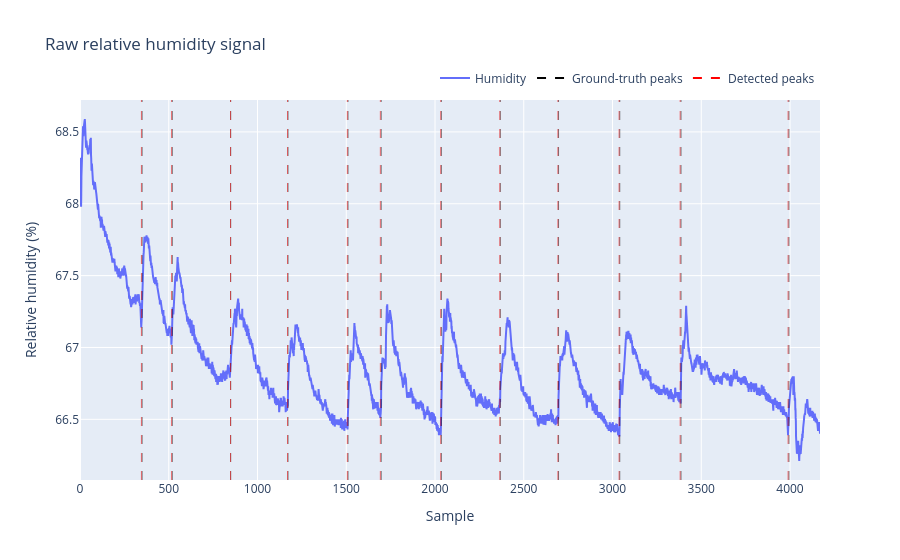

Here is the notebook cell this chart was saved with:
### Code cell
# Raw relative humidity signal + peak onsets
fig5 = go.Figure()
fig5.add_trace(go.Scatter(y=humidity, mode='lines', name='Humidity'))

# Traces for legend
fig5.add_trace(go.Scatter(x=[None], y=[None], mode='lines', line=dict(color='black', dash='dash'), name='Ground-truth peaks'))
fig5.add_trace(go.Scatter(x=[None], y=[None], mode='lines', line=dict(color='red', dash='dash'), name='Detected peaks'))

fig5.update_layout(title='Raw relative humidity signal', xaxis_title='Sample', yaxis_title='Relative humidity (%)',
				       legend=dict(orientation='h', yanchor='bottom', y=1.02, xanchor='right',x=1))

mean_original_offset = len(humidity) - len_diff_mean

for loc in diff_peak_locs:
	fig5.add_vline(x=loc+ mean_original_offset, line_width=.5, line_dash='dash', line_color='black')
for loc in peak_centers:
	fig5.add_vline(x=loc + mean_original_offset, line_width=.5, line_dash='dash', line_color='red')

fig5.show()

### Figure 1 — Plotly figure (JSON) as saved in the notebook; plotly's stock layout.template omitted (floating-point values rounded to 4 significant figures; data arrays with more than 128 entries replaced by an {"elided": "..."} marker saying what was removed)
{"data": [{"mode": "lines", "name": "Humidity", "type": "scatter", "y": {"elided": "4170 float values"}}, {"line": {"color": "black", "dash": "dash"}, "mode": "lines", "name": "Ground-truth peaks", "type": "scatter", "x": [null], "y": [null]}, {"line": {"color": "red", "dash": "dash"}, "mode": "lines", "name": "Detected peaks", "type": "scatter", "x": [null], "y": [null]}], "layout": {"legend": {"orientation": "h", "x": 1, "xanchor": "right", "y": 1.02, "yanchor": "bottom"}, "shapes": [{"line": {"color": "black", "dash": "dash", "width": 0.5}, "type": "line", "x0": 350, "x1": 350, "xref": "x", "y0": 0, "y1": 1, "yref": "y domain"}, {"line": {"color": "black", "dash": "dash", "width": 0.5}, "type": "line", "x0": 520, "x1": 520, "xref": "x", "y0": 0, "y1": 1, "yref": "y domain"}, {"line": {"color": "black", "dash": "dash", "width": 0.5}, "type": "line", "x0": 849, "x1": 849, "xref": "x", "y0": 0, "y1": 1, "yref": "y domain"}, {"line": {"color": "black", "dash": "dash", "width": 0.5}, "type": "line", "x0": 1172, "x1": 1172, "xref": "x", "y0": 0, "y1": 1, "yref": "y domain"}, {"line": {"color": "black", "dash": "dash", "width": 0.5}, "type": "line", "x0": 1510, "x1": 1510, "xref": "x", "y0": 0, "y1": 1, "yref": "y domain"}, {"line": {"color": "black", "dash": "dash", "width": 0.5}, "type": "line", "x0": 1697, "x1": 1697, "xref": "x", "y0": 0, "y1": 1, "yref": "y domain"}, {"line": {"color": "black", "dash": "dash", "width": 0.5}, "type": "line", "x0": 2036, "x1": 2036, "xref": "x", "y0": 0, "y1": 1, "yref": "y domain"}, {"line": {"color": "black", "dash": "dash", "width": 0.5}, "type": "line", "x0": 2368, "x1": 2368, "xref": "x", "y0": 0, "y1": 1, "yref": "y domain"}, {"line": {"color": "black", "dash": "dash", "width": 0.5}, "type": "line", "x0": 2696, "x1": 2696, "xref": "x", "y0": 0, "y1": 1, "yref": "y domain"}, {"line": {"color": "black", "dash": "dash", "width": 0.5}, "type": "line", "x0": 3041, "x1": 3041, "xref": "x", "y0": 0, "y1": 1, "yref": "y domain"}, {"line": {"color": "black", "dash": "dash", "width": 0.5}, "type": "line", "x0": 3386, "x1": 3386, "xref": "x", "y0": 0, "y1": 1, "yref": "y domain"}, {"line": {"color": "black", "dash": "dash", "width": 0.5}, "type": "line", "x0": 3994, "x1": 3994, "xref": "x", "y0": 0, "y1": 1, "yref": "y domain"}, {"line": {"color": "red", "dash": "dash", "width": 0.5}, "type": "line", "x0": 346, "x1": 346, "xref": "x", "y0": 0, "y1": 1, "yref": "y domain"}, {"line": {"color": "red", "dash": "dash", "width": 0.5}, "type": "line", "x0": 516, "x1": 516, "xref": "x", "y0": 0, "y1": 1, "yref": "y domain"}, {"line": {"color": "red", "dash": "dash", "width": 0.5}, "type": "line", "x0": 848, "x1": 848, "xref": "x", "y0": 0, "y1": 1, "yref": "y domain"}, {"line": {"color": "red", "dash": "dash", "width": 0.5}, "type": "line", "x0": 1169, "x1": 1169, "xref": "x", "y0": 0, "y1": 1, "yref": "y domain"}, {"line": {"color": "red", "dash": "dash", "width": 0.5}, "type": "line", "x0": 1506, "x1": 1506, "xref": "x", "y0": 0, "y1": 1, "yref": "y domain"}, {"line": {"color": "red", "dash": "dash", "width": 0.5}, "type": "line", "x0": 1692, "x1": 1692, "xref": "x", "y0": 0, "y1": 1, "yref": "y domain"}, {"line": {"color": "red", "dash": "dash", "width": 0.5}, "type": "line", "x0": 2032, "x1": 2032, "xref": "x", "y0": 0, "y1": 1, "yref": "y domain"}, {"line": {"color": "red", "dash": "dash", "width": 0.5}, "type": "line", "x0": 2365, "x1": 2365, "xref": "x", "y0": 0, "y1": 1, "yref": "y domain"}, {"line": {"color": "red", "dash": "dash", "width": 0.5}, "type": "line", "x0": 2692, "x1": 2692, "xref": "x", "y0": 0, "y1": 1, "yref": "y domain"}, {"line": {"color": "red", "dash": "dash", "width": 0.5}, "type": "line", "x0": 3037, "x1": 3037, "xref": "x", "y0": 0, "y1": 1, "yref": "y domain"}, {"line": {"color": "red", "dash": "dash", "width": 0.5}, "type": "line", "x0": 3381, "x1": 3381, "xref": "x", "y0": 0, "y1": 1, "yref": "y domain"}, {"line": {"color": "red", "dash": "dash", "width": 0.5}, "type": "line", "x0": 3989, "x1": 3989, "xref": "x", "y0": 0, "y1": 1, "yref": "y domain"}], "title": {"text": "Raw relative humidity signal"}, "xaxis": {"title": {"text": "Sample"}}, "yaxis": {"title": {"text": "Relative humidity (%)"}}}}
